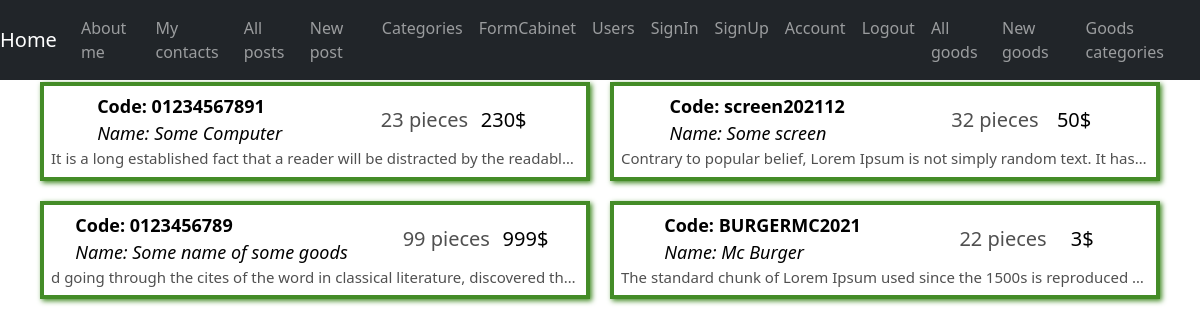
/goods/, run on the app's committed database.
### app/goods/models.py (models this page shows)
class Goods(db.Model):
    id = db.Column(db.Integer, primary_key=True)
    code = db.Column(db.String(12), unique=True)
    name = db.Column(db.String(100), unique=True, nullable=False)
    category_id = db.Column(db.Integer, db.ForeignKey('category_goods.id'),
                            nullable=False)
    category = db.relationship("CategoryGoods", back_populates="goods")
    is_available = db.Column(db.Boolean, default=True, nullable=False)
    count = db.Column(db.Integer, nullable=False)
    price = db.Column(db.Integer, nullable=False)
    description = db.Column(db.Text, nullable=False)

### app/goods/controller.py (the view)
@goods.route('/')
def index():
    return render_template('index1.html',
                           all_goods=Goods.query.all(),
                           menu=App.getMenu())

### app/app.py (called while the page is built)
    @staticmethod
    def getMenu():
        return {
            "/about": "About me",
            "/contacts": "My contacts",
            "/posts": "All posts",
            "/posts/create": "New post",
            "/posts/categories": "Categories",
            "/forms/form": "FormCabinet",
            "/auth/users": "Users",
            "/auth/login": "SignIn",
            "/auth/register": "SignUp",
            "/auth/account": "Account",
            "/auth/logout": "Logout",
            "/goods": "All goods",
            "/goods/create": "New goods",
            "/goods/categories": "Goods categories"
        }

### app/goods/templates/index1.html (shortened to what this page needs)
{% from "_render_field.html" import render_field %}
{% extends 'parent.html' %}
{% block content %}
<link rel= "stylesheet" type= "text/css" href= "{{ url_for('static', filename='goods.css') }}">
<link rel= "stylesheet" type= "text/css" href= "{{ url_for('static', filename='main.css') }}">
<div class="goods_all_container row">
    {% for good in all_goods %}
    <div class="goods_each_container col col-sm-6">
        <a href="{{ url_for('goods.view', id=good.id) }}" class="goods_each {{ 'enabled' if good.is_available else 'disabled' }}" title="click to expand">
            <div class="goods_main">
                <div class="goods_code_name">
                    <div class="goods_code">Code: {{good.code}}</div>
                    <div class="goods_name">Name: {{good.name}}</div>
                </div>
                <div class="goods_count_price">
                    <div class="goods_count">
                        {{good.count}} pieces
                    </div>
                    <div class="goods_price">
                        {{good.price}}$
                    </div>
                </div>
            </div>
            <div class="goods_description goods_description_minimize">
                {{good.description}}
            </div>
        </a>
    </div>
    {% endfor %}
</div>
{% endblock %}

### app/static/goods.css (style rules this page uses)
.goods_each_container { padding: 10px; max-height: 200px; }
.goods_each { width: 100%; height: 100%; padding: 7px; display: flex; flex-direction: column; justify-content: space-around; }
.goods_main { display: flex; flex-direction: row; justify-content: space-around; }
.goods_code_name { color: black; font-size: 18px; }
.goods_code { font-weight: bolder; }
.goods_name { font-style: italic; }
.goods_count_price { display: flex; width: 30%; font-size: 20px; justify-content: space-around; align-items: center; }
.goods_count { color: rgb(80, 80, 80); }
.goods_description { color: rgb(80, 80, 80); font-size: 15px; text-align: center; }
.goods_description_minimize { white-space: nowrap; overflow: hidden; text-overflow: ellipsis; }

### app/static/main.css (style rules this page uses)
a { text-decoration: none; color: black; }
.enabled { border: 4px solid #448c27; box-shadow: 2px 2px 5px #448c27; }

### data on the page
Goods: code "01234567891", name "Some Computer", count "23", price "230", description "It is a long established fact that a reader will be distracted by the readabl…"
Goods: code "screen202112", name "Some screen", count "32", price "50", description "Contrary to popular belief, Lorem Ipsum is not simply random text. It has…"
Goods: code "0123456789", name "Some name of some goods", count "99", price "999", description "d going through the cites of the word in classical literature, discovered th…"
Goods: code "BURGERMC2021", name "Mc Burger", count "22", price "3", description "The standard chunk of Lorem Ipsum used since the 1500s is reproduced…"

### other printed values
{{ label }} "About me" "My contacts" "All posts" "New post" "Categories" "FormCabinet" "Users" "SignIn" "SignUp" "Account" "Logout" "All goods" "New goods" "Goods categories"
